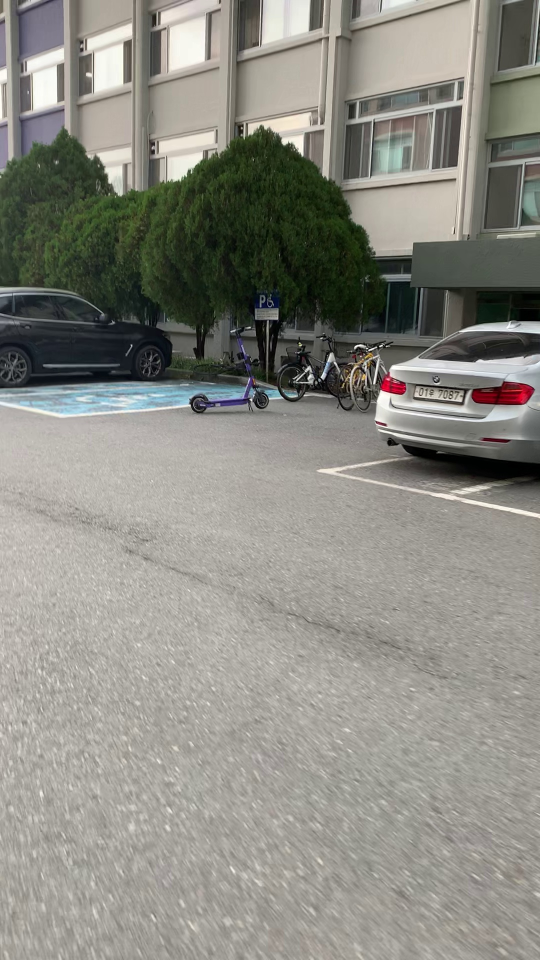
#> input picture pre-processing/img/00004.jpg, 1080 x 1920 px (shown at 1/2 size); its folder holds 4 pictures in this run
$ jupyter execute --allow-errors PIL-resizing.ipynb
#> lines starting #> are read from the running program, lines starting #| are printed output that depends on the picture
[cell 1]
import os

targerdir = r"C:\Users\FBK\Desktop\capstone\practice_1007\label"
print(targerdir)

#> (the rest of this cell did not finish here and is left out)

### 이미지 resizing

[cell 2]
from PIL import Image
import os

img_path = r"./img"
img_files = os.listdir(img_path)

new_img_path = r"./resize_img"

def resizeImg(files, imgPath, newImgPath):
#> called with imgPath = './img', newImgPath = './resize_img'
    if not os.path.exists(newImgPath):
        os.makedirs(newImgPath)

    for image_file in files:
        image = Image.open(imgPath + '/' + image_file)
#> image is the input picture: PIL image 1080x1920 RGB; mean R, G, B 139, 138.3, 130.6
        resize_image = image.resize((108, 192))
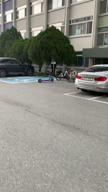
#> resize_image: PIL image 108x192 RGB; mean R, G, B 139, 138.3, 130.6
        resize_image.save(newImgPath + '/' + image_file)
#> pass 2 of the loop in resizeImg, `for image_file in files:`:
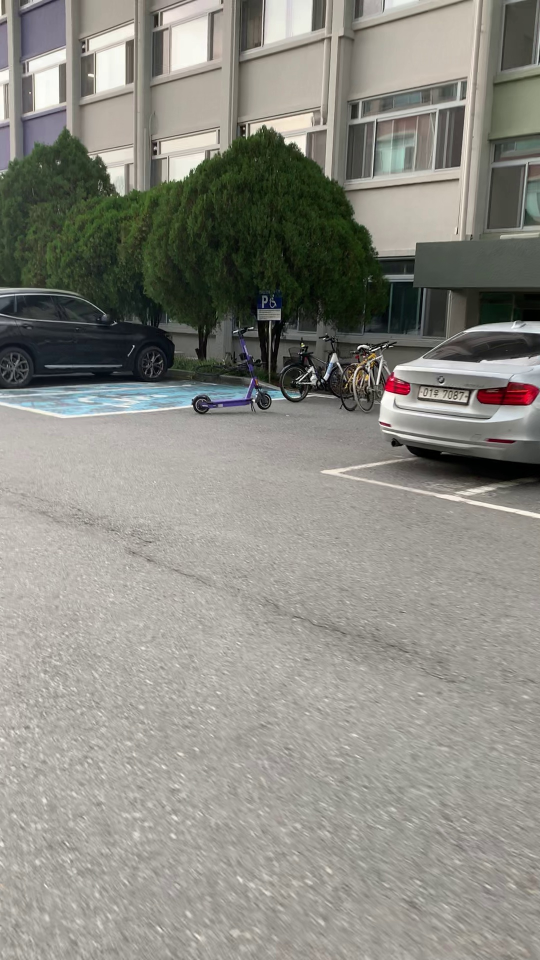
#> input picture pre-processing/img/00005.jpg, 1080 x 1920 px (shown at 1/2 size)
#> in resizeImg, image is the input picture: PIL image 1080x1920 RGB; mean R, G, B 139.1, 138.3, 130.6
#> in resizeImg, `resize_image = image.resize((108, 192))`:
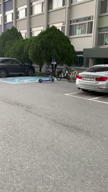
#> resize_image: PIL image 108x192 RGB; mean R, G, B 139.1, 138.3, 130.6
#> pass 3 of the loop in resizeImg, `for image_file in files:`:
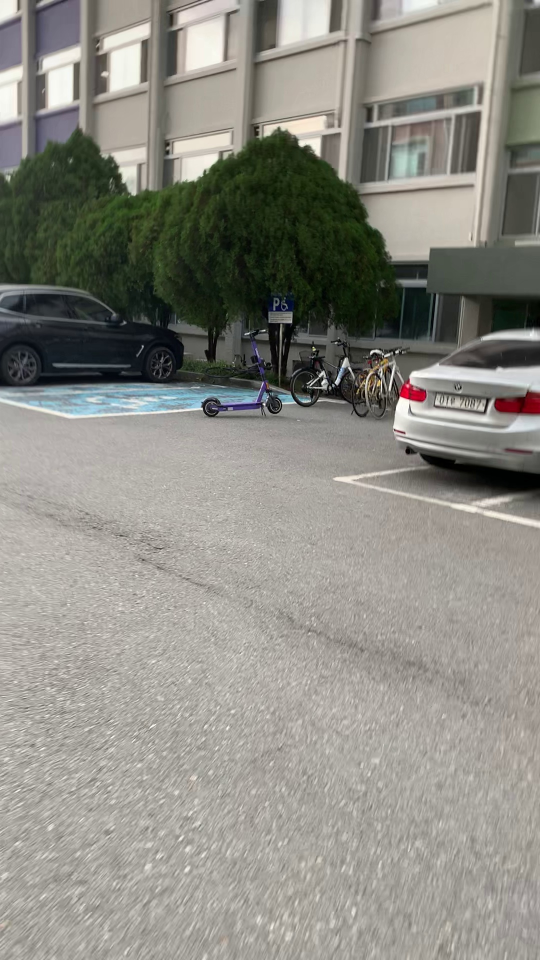
#> input picture pre-processing/img/00008.jpg, 1080 x 1920 px (shown at 1/2 size)
#> in resizeImg, image is the input picture: PIL image 1080x1920 RGB; mean R, G, B 140.1, 138.9, 131.3
#> in resizeImg, `resize_image = image.resize((108, 192))`:
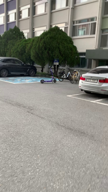
#> resize_image: PIL image 108x192 RGB; mean R, G, B 140.1, 138.9, 131.3
#> the loop made 4 passes; the first 3 are shown

resizeImg(img_files, img_path, new_img_path)

### xml resizing

* xml파일에서 path, width, height 수정 필요할 시, 추가 예정

[cell 3]
from PIL import Image

#> (the rest of this cell did not finish here and is left out)

[cell 4]
import cv2
import os
import xml.etree.ElementTree as ET


# [19 lines left out: function resizeLabel, not called in this run]


r_xml_dir = [r'./xml/v1', r'./xml/v2', r'./xml/v3', r'./xml/v4', r'./xml/v9', r'./xml/v10', r'./xml/v17', r'./xml/v18',
             r'./xml/v19', r'./xml/v21', r'./xml/v22', r'./xml/v25', r'./xml/v26', r'./xml/v28']
#> r_xml_dir = ['./xml/v1', './xml/v2', './xml/v3', './xml/v4', './xml/v9', './xml/v10', './xml/v17', './xml/v18', './xml/v19', './xml/v21', './xml/v22', './xml/v25', './xml/v26', './xml/v28']

new_r_xml_dir = [r'./upsize_xml/v1', r'./upsize_xml/v2', r'./upsize_xml/v3', r'./upsize_xml/v4', r'./upsize_xml/v9',
                 r'./upsize_xml/v10', r'./upsize_xml/v17', r'./upsize_xml/v18', r'./upsize_xml/v19', r'./upsize_xml/v21',
                 r'./upsize_xml/v22', r'./upsize_xml/v25', r'./upsize_xml/v26', r'./upsize_xml/v28']

#> (the rest of this cell did not finish here and is left out)

[cell 5]
# xml to yolo
# [18 lines left out: functions xml_to_yolo_bbox, yolo_to_xml_bbox, not called in this run]

[cell 6]
import cv2
import os
import xml.etree.ElementTree as ET

# [23 lines left out: function xml_to_yolo_file, not called in this run]

newYoloPath = r'./labels'
xml_path = r'./annotations'
#> (the rest of this cell did not finish here and is left out)

### test 코드

[cell 7]
import xml.etree.ElementTree as ET
from xml.etree.ElementTree import Element, dump, ElementTree

xml_file = 'D:\\test.xml'
#> (the rest of this cell did not finish here and is left out)

[cell 8]
tmp1 = [[i for i in range(4)]] * 7
#> tmp1 = [[0, 1, 2, 3], [0, 1, 2, 3], [0, 1, 2, 3], [0, 1, 2, 3], [0, 1, 2, 3], [0, 1, 2, 3], [0, 1, 2, 3]]
tmp2 = [[1,2,3,4], [11,12,13,14], [21,22,23,24], [31,32,33,34], [41,42,43,44], [51,52,53,54], [61,62,63,64]]

print(tmp1)
#| [[0, 1, 2, 3], [0, 1, 2, 3], [0, 1, 2, 3], [0, 1, 2, 3], [0, 1, 2, 3], [0, 1, 2, 3], [0, 1, 2, 3]]
print(tmp1[0])
#| [0, 1, 2, 3]
print(tmp2)
print(tmp2[0])

# 이미지 재조정한 비율 저장
# 좌표 위치를 비율로 나누기
